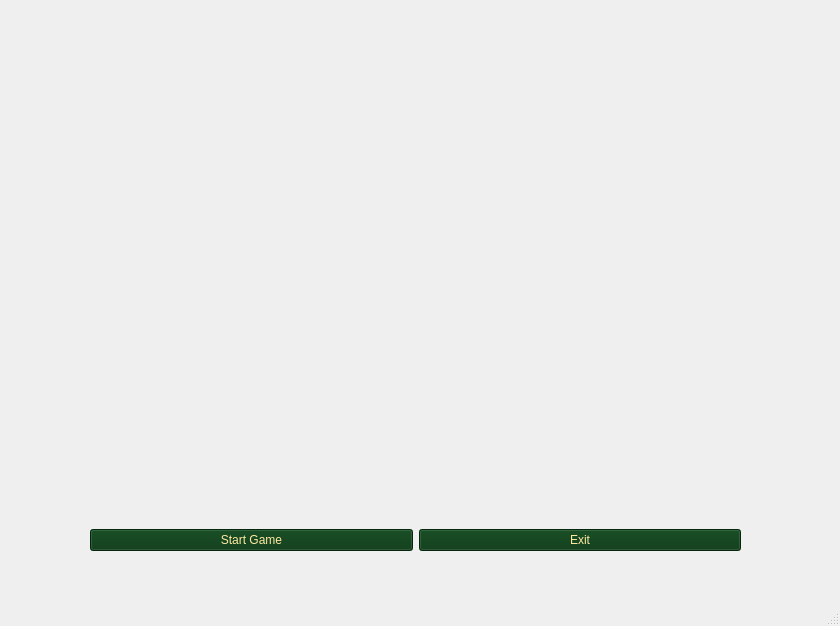
<?xml version="1.0" encoding="UTF-8"?>
<ui version="4.0">
 <class>MainWindow</class>
 <widget class="QMainWindow" name="MainWindow">
  <property name="enabled">
   <bool>true</bool>
  </property>
  <property name="geometry">
   <rect>
    <x>0</x>
    <y>0</y>
    <width>840</width>
    <height>626</height>
   </rect>
  </property>
  <property name="windowTitle">
   <string>BlackJack</string>
  </property>
  <widget class="QWidget" name="centralwidget">
   <widget class="QWidget" name="horizontalLayoutWidget">
    <property name="geometry">
     <rect>
      <x>90</x>
      <y>500</y>
      <width>651</width>
      <height>80</height>
     </rect>
    </property>
    <layout class="QHBoxLayout" name="horizontalLayout_2">
     <item>
      <widget class="QPushButton" name="StartButton">
       <property name="styleSheet">
        <string notr="true">background-color: rgb(5, 54, 17); 
border-color: 4mm ridge rgb(255, 255, 255);
color: rgb(255, 232, 161);
font: 9pt &quot;Sitka&quot;;</string>
       </property>
       <property name="text">
        <string>Start Game</string>
       </property>
      </widget>
     </item>
     <item>
      <widget class="QPushButton" name="ExitButton">
       <property name="styleSheet">
        <string notr="true">background-color: rgb(5, 54, 17); 
border-color: 4mm ridge rgb(255, 255, 255);
color: rgb(255, 232, 161);
font: 9pt &quot;Sitka&quot;;</string>
       </property>
       <property name="text">
        <string>Exit</string>
       </property>
      </widget>
     </item>
    </layout>
   </widget>
   <widget class="QLabel" name="PictureLabel">
    <property name="geometry">
     <rect>
      <x>0</x>
      <y>0</y>
      <width>8</width>
      <height>20</height>
     </rect>
    </property>
    <property name="text">
     <string/>
    </property>
   </widget>
   <zorder>PictureLabel</zorder>
   <zorder>horizontalLayoutWidget</zorder>
  </widget>
  <widget class="QMenuBar" name="menubar">
   <property name="geometry">
    <rect>
     <x>0</x>
     <y>0</y>
     <width>840</width>
     <height>25</height>
    </rect>
   </property>
  </widget>
  <widget class="QStatusBar" name="statusbar"/>
 </widget>
 <resources/>
 <connections/>
</ui>
